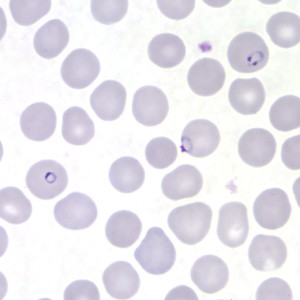
#> input picture Multiple_Template_Matching/Images/redbloodcellRGB.png, 300 x 300 px, found by its file name; the run also reads 2 pictures not shown here
$ jupyter execute 'Malaria Detection.ipynb'
#> lines starting #> are read from the running program, lines starting #| are printed output that depends on the picture; after the words box and inside, x2 and y2 are one past the last pixel; in counts of white or black regions, pixels touching at a corner belong together
### **Image Processing** Malaria in Red Blood Cells

**with Multiple Template Matching**

*By Mohammad Attala Rajafar*

Credit to:
1. [Opencv Template Matching Documentation](https://docs.opencv.org/3.4/d4/dc6/tutorial_py_template_matching.html)
2. [ClarityCoders Videos](https://www.youtube.com/watch?v=vXqKniVe6P8)

Import libraries

[cell 1]
import cv2
import numpy as np
import matplotlib.pyplot as plt

Load images

[cell 2]
blood_imgRGB = cv2.imread(
    'D:\\Work\\Tech\\Data Science\\Python\\Notebook\\Malaria detection\\Multiple_Template_Matching\\Images\\redbloodcellRGB.png', cv2.IMREAD_UNCHANGED)
#> blood_imgRGB is the input picture: shape (300, 300, 3); mean B, G, R 236.8, 230.8, 233.3
blood_img = cv2.imread(
    'D:\\Work\\Tech\\Data Science\\Python\\Notebook\\Malaria detection\\Multiple_Template_Matching\\Images\\redbloodcell.png', cv2.IMREAD_UNCHANGED)
malaria_img = cv2.imread(
    'D:\\Work\\Tech\\Data Science\\Python\\Notebook\\Malaria detection\\Multiple_Template_Matching\\Images\\malaria.png', cv2.IMREAD_UNCHANGED)

Create variable for result (result) and location based on value (value)

[cell 3]
result = cv2.matchTemplate(blood_img, malaria_img, cv2.TM_CCOEFF_NORMED)
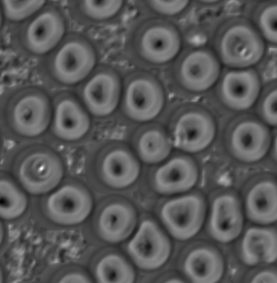
#> result: shape (283, 277) float32; min -0.542, max 0.984, mean -0.0114; drawn with min black and max white
min_val, max_val, min_loc, max_loc = cv2.minMaxLoc(result)
#> min_val = -0.542; max_val = 0.984; min_loc = (1, 201); max_loc = (41, 168)
max_loc
#> Out = (41, 168)

View the maximum accuracy value of the created location

[cell 4]
max_val
#> Out = 0.984

Creating width and height variables from the checkbox

[cell 5]
# Variable w, h
w = malaria_img.shape[1]
#> w = 24
h = malaria_img.shape[0]
#> h = 18

[cell 6]
# Rectangle
cv2.rectangle(blood_img, max_loc, (max_loc[0] + w, max_loc[1] + h), (255,0,0), 0)
#> blood_img: shape (300, 300, 3); 0.09% of pixels changed, all inside (x1, y1, x2, y2) = (41, 168, 66, 187)

Make image processing easier with the binary thresholding method

[cell 7]
threshold = .43
yloc, xloc = np.where(result >= threshold)
#> yloc = 60 values from 37 to 180; xloc = 60 values, max 244 at index 20, min 39 at index 37, mean 152.2

Create a checkbox according to the number of matches in the image template

[cell 8]
# Multiple Rectangle
len(xloc)
for (x,y) in zip (xloc,yloc): cv2.rectangle (blood_img, (x,y), (x + w, y + h), (255,0,0), 0)
#> this loop made 60 passes
#> (x, y) on passes 1 to 12: (195, 37), (196, 37), (197, 37), (195, 38), (196, 38), (197, 38), (198, 38), (194, 39), (195, 39), (196, 39), (197, 39), (198, 39)
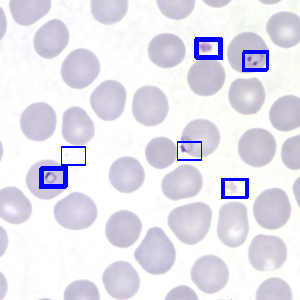
#> blood_img: shape (300, 300, 3); mean B, G, R 237.2, 226.5, 228.9

Visualization

[cell 9]
fig, axes = plt.subplots(ncols=4, figsize=(20, 20))
ax = axes.ravel()


ax[0] = plt.subplot(2, 4, 1)
ax[1] = plt.subplot(2, 4, 2)
ax[2] = plt.subplot(2, 4, 3, sharex=ax[0], sharey=ax[0])
ax[3] = plt.subplot(2, 4, 4, sharex=ax[0], sharey=ax[0])


ax[0].imshow(blood_imgRGB)
ax[0].set_title('Original')
ax[0].axis('off')


ax[1].imshow(malaria_img, cmap=plt.cm.gray)
ax[1].set_title('Malaria')
ax[1].axis('off')


ax[2].imshow(result, cmap=plt.cm.gray)
ax[2].set_title('Thresholded (Binary)')
ax[2].axis('off')


ax[3].imshow(blood_img)
ax[3].set_title('Multiple Template Results')
ax[3].axis('off')


plt.show()
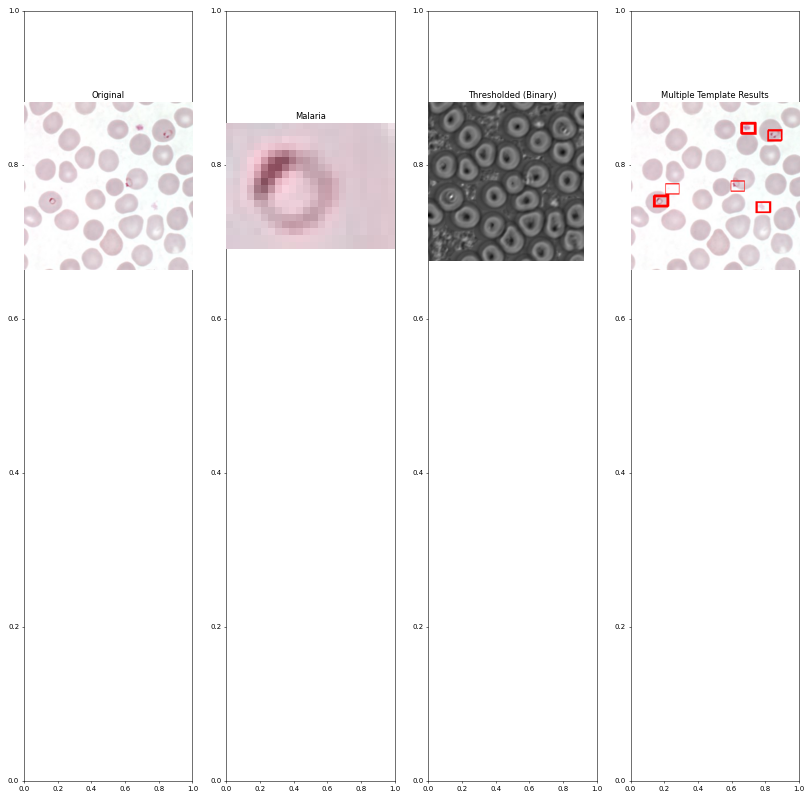
#> figure drawn by matplotlib, 4 panels; B, G, R data is drawn as R, G, B
